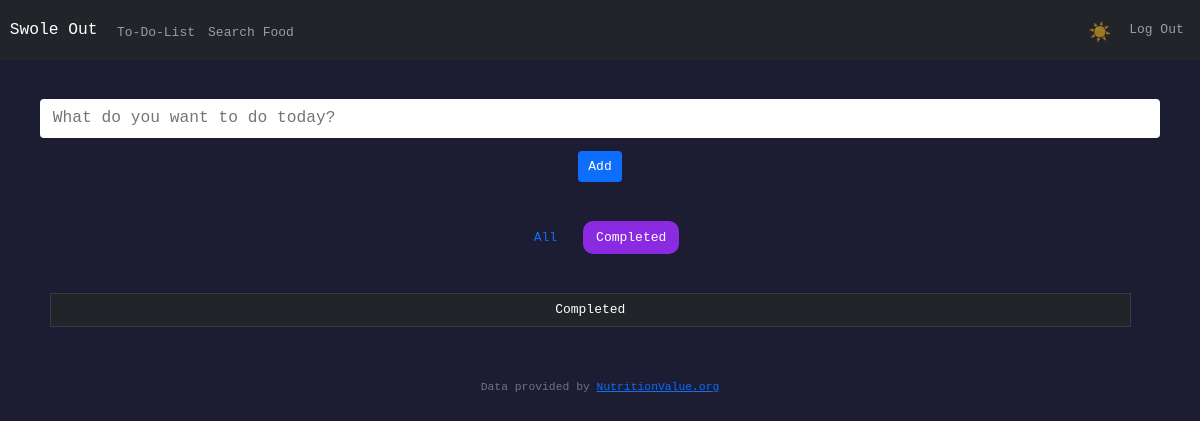
Page /todo_completed (signed in) on the earlier database version.
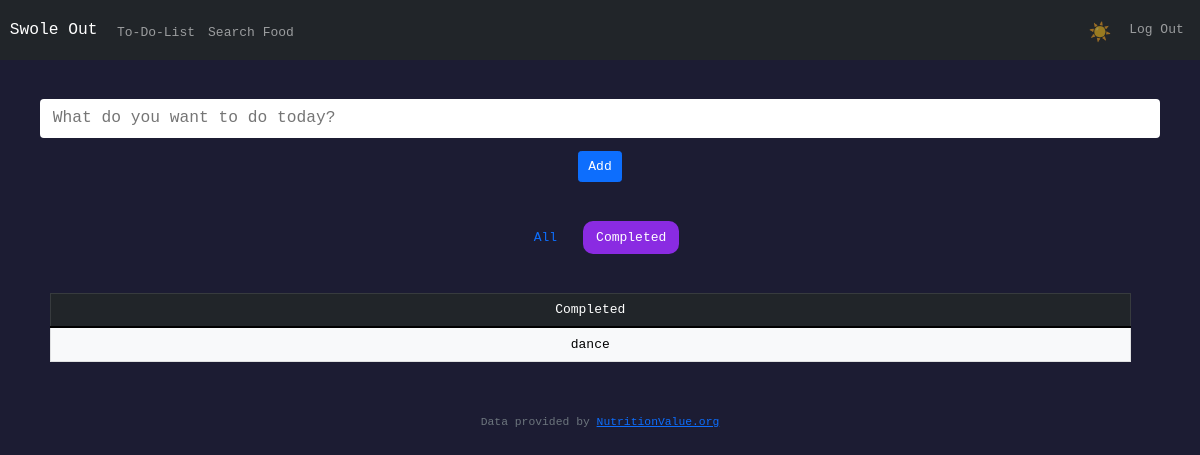
Same page on the later database version.
### tables this page shows
CREATE TABLE todolist (
id INTEGER PRIMARY KEY AUTOINCREMENT NOT NULL,
user_id INT,
todo TEXT NOT NULL,
done TEXT NOT NULL DEFAULT 1,
FOREIGN KEY (user_id) REFERENCES users(id)
);

### app.py (the view)
@app.route("/todo_completed", methods=["POST", "GET"])
@login_required
def todo_completed ():
    if request.method == "POST":
        deleteRow = request.form.get("deleteRow")
        if deleteRow:
            db.execute("DELETE FROM todolist WHERE user_id = ? AND todo = ?", session["user_id"], deleteRow)
            return redirect("/todolist")
        for i in range(1, 50):
            checkbox = request.form.get(f"check{i}")
            editInput = request.form.get(f"editInput{i}")
            previousVal = request.form.get(f"previousVal{i}")
            print(editInput)
            print(previousVal)
            if not editInput == previousVal:
                db.execute("UPDATE todolist SET todo = ? WHERE todo = ? AND user_id = ?", editInput, previousVal, session["user_id"])
            if checkbox is not None:
                db.execute("UPDATE todolist SET done = ? WHERE todo = ? AND user_id = ?", "true", checkbox, session["user_id"])
            else:
                checkVal = request.form.get(f"checkVal{i}")
                db.execute("UPDATE todolist SET done = ? WHERE todo = ? AND user_id = ?", "false", checkVal, session["user_id"])
        return redirect("/todolist")
    else:
        todo_done = db.execute("SELECT * FROM todolist WHERE user_id = ? AND done = ?", session["user_id"], "true")
        return render_template('todo_completed.html', todo_done=todo_done)

### app.py (called while the page is built)
@app.after_request
def after_request(response):
    response.headers["Cache-Control"] = "no-cache, no-store, must-revalidate"
    response.headers["Expires"] = 0
    response.headers["Pragma"] = "no-cache"
    return response

### helpers.py (called while the page is built)
def login_required(f):
    @wraps(f)
    def decorated_function(*args, **kwargs):
        if session.get("user_id") is None:
            return redirect("/login")
        return f(*args, **kwargs)
    return decorated_function

### templates/todo_completed.html (shortened to what this page needs)
{% extends "layout.html" %}
{% block main %}
    <div class="container">
        <div class="row mb-5">
            <form action="/todolist" method="post">
                <input autocomplete="off" id="todoField" type="text" class="form-control-lg mb-3 border-0 me-3 w-100" name="todo" placeholder="What do you want to do today?" onsubmit="return validateForm()">
                <button class="btn btn-primary" type="submit">Add</button>
            </form>
        </div>
        <div class="d-flex flex-row justify-content-center gap-3 mb-5">
            <a href="/todolist" class="nav-link">All</a>
            <a href="/todo_completed" class="nav-link" id="todo_completed">Completed</a>
        </div>
        <div class="container row">
            <table class="table table-dark table-bordered">
                <thead>
                    <tr>
                        <td class="col-12">Completed</td>
                    </tr>
                </thead>
                <tbody class="table-light">
                    <form action="/todo_completed" method="post" id="formTodo">
                    {% for todo in todo_done %}
                        <tr>
                            <td>
                                <label class="form-check-label" for="flexCheckDefault">{{ todo.todo }}</label>
                            </td>
                        </tr>
                    {% endfor %}
                    </form>
                </tbody>
            </table>
        </div>
    </div>
{% endblock %}

Differences in the rows shown:
added todolist: todo "dance"
